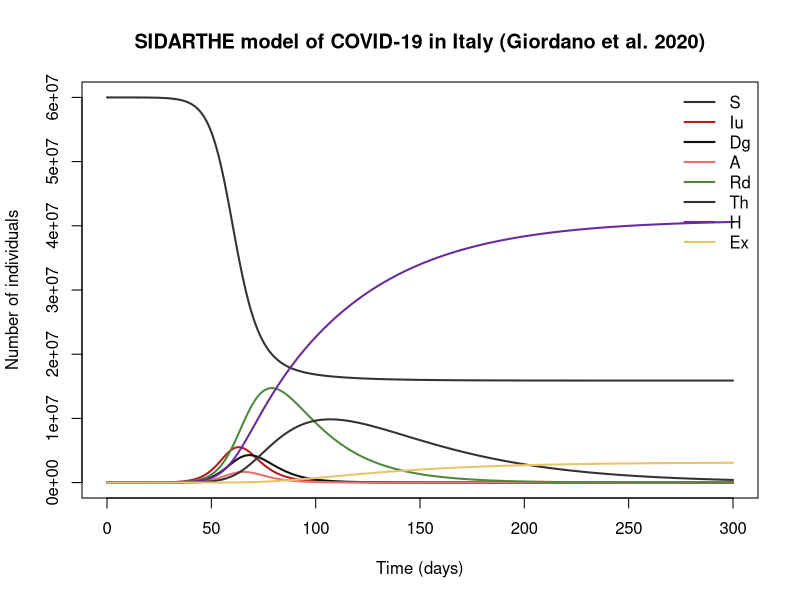

The R script that drew this image:
## SIDARTHE model of COVID-19 in Italy (Giordano et al. 2020)
## COVID-19.
## Parameter values: 0 of 12 checked against the source; the rest are recalled or illustrative.
## Reference: Giordano G, Blanchini F, Bruno R, Colaneri P, Di Filippo A, Di Matteo A, Colaneri M. "Modelling the COVID-19 epidemic and implementation of population-wide interventions in Italy." Nat Med 2020;26:855–860. https://doi.org/10.1038/s41591-020-0883-7
## Source: https://doi.org/10.1038/s41591-020-0883-7
##
## Generated from a compartmental model diagram (model format v1).
## Regenerating from the same diagram always gives this exact file.
##
## Compartments: S, Iu, Dg, A, Rd, Th, H, Ex
## Flows (time unit: days):
##   S -> Iu   : foi * S
##   Iu -> Dg  : eps_v * Iu
##   Iu -> A   : zeta * Iu
##   Iu -> H   : lambda_h * Iu
##   Dg -> Rd  : eta * Dg
##   Dg -> H   : rho_h * Dg
##   A -> Rd   : theta * A
##   A -> Th   : mu_t * A
##   A -> H    : kappa_h * A
##   Rd -> Th  : nu_t * Rd
##   Rd -> H   : xi_h * Rd
##   Th -> Ex  : tau_t * Th
##   Th -> H   : sigma_h * Th

library(deSolve)

# ---- Time ------------------------------------------------------------
times <- seq(0, 300, by = 0.5)  # days

# ---- Parameters ------------------------------------------------------
parameters <- c(
  Npop = 60e6,       # value taken from the notes text [recalled]
  zeta = 0.125,      # value taken from the notes text [recalled]
  lambda_h = 0.034,  # value taken from the notes text [recalled]
  eta = 0.125,       # value taken from the notes text [recalled]
  rho_h = 0.034,     # value taken from the notes text [recalled]
  theta = 0.371,     # value taken from the notes text [recalled]
  mu_t = 0.012,      # value taken from the notes text [recalled]
  kappa_h = 0.017,   # value taken from the notes text [recalled]
  nu_t = 0.027,      # value taken from the notes text [recalled]
  xi_h = 0.017,      # value taken from the notes text [recalled]
  tau_t = 0.003,     # value taken from the notes text [recalled]
  sigma_h = 0.017    # value taken from the notes text [recalled]
)

# ---- Initial conditions ----------------------------------------------
state <- c(
  S = 60e6 - 223,  # susceptible
  Iu = 200,        # infected, asymptomatic or mild, undetected (I)
  Dg = 20,         # diagnosed, asymptomatic or mild (D)
  A = 1,           # ailing: symptomatic, undetected (A)
  Rd = 2,          # recognised: symptomatic, detected (R)
  Th = 0,          # threatened: life-threatening, detected, in ICU (T)
  H = 0,           # healed
  Ex = 0           # extinct (dead)
)

# ---- Model equations -------------------------------------------------
covid_sidarthe_model <- function(t, state, parameters) {
  with(as.list(c(state, parameters)), {
    # Total population
    N <- S + Iu + Dg + A + Rd + Th + H

    # Derived quantities
    alpha_v <- ifelse(t >= 3, 0.422, 0.570)
    gamma_v <- ifelse(t >= 3, 0.285, 0.456)
    bd_v <- ifelse(t >= 3, 0.0057, 0.011)
    eps_v <- ifelse(t >= 11, 0.143, 0.171)
    foi <- (alpha_v * Iu + bd_v * Dg + gamma_v * A + bd_v * Rd) / Npop

    # Rates of change
    dS <- -foi * S
    dIu <- foi * S - eps_v * Iu - zeta * Iu - lambda_h * Iu
    dDg <- eps_v * Iu - eta * Dg - rho_h * Dg
    dA <- zeta * Iu - theta * A - mu_t * A - kappa_h * A
    dRd <- eta * Dg + theta * A - nu_t * Rd - xi_h * Rd
    dTh <- mu_t * A + nu_t * Rd - tau_t * Th - sigma_h * Th
    dH <- lambda_h * Iu + rho_h * Dg + kappa_h * A + xi_h * Rd + sigma_h * Th
    dEx <- tau_t * Th

    list(c(dS, dIu, dDg, dA, dRd, dTh, dH, dEx))
  })
}

# ---- Solve -----------------------------------------------------------
out <- ode(y = state, times = times, func = covid_sidarthe_model, parms = parameters, hmax = 0.5)
out <- as.data.frame(out)

# ---- Plot ------------------------------------------------------------
compartment_cols <- c(S = "#333333", Iu = "#B71C1C", Dg = "#111111", A = "#E57373", Rd = "#4E8A3E", Th = "#333333", H = "#6A2C9C", Ex = "#E8C468")
matplot(out$time, out[, names(compartment_cols)], type = "l", lty = 1, lwd = 2,
        col = compartment_cols, xlab = "Time (days)", ylab = "Number of individuals",
        main = "SIDARTHE model of COVID-19 in Italy (Giordano et al. 2020)")
legend("topright", legend = names(compartment_cols), col = compartment_cols,
       lty = 1, lwd = 2, bty = "n")
